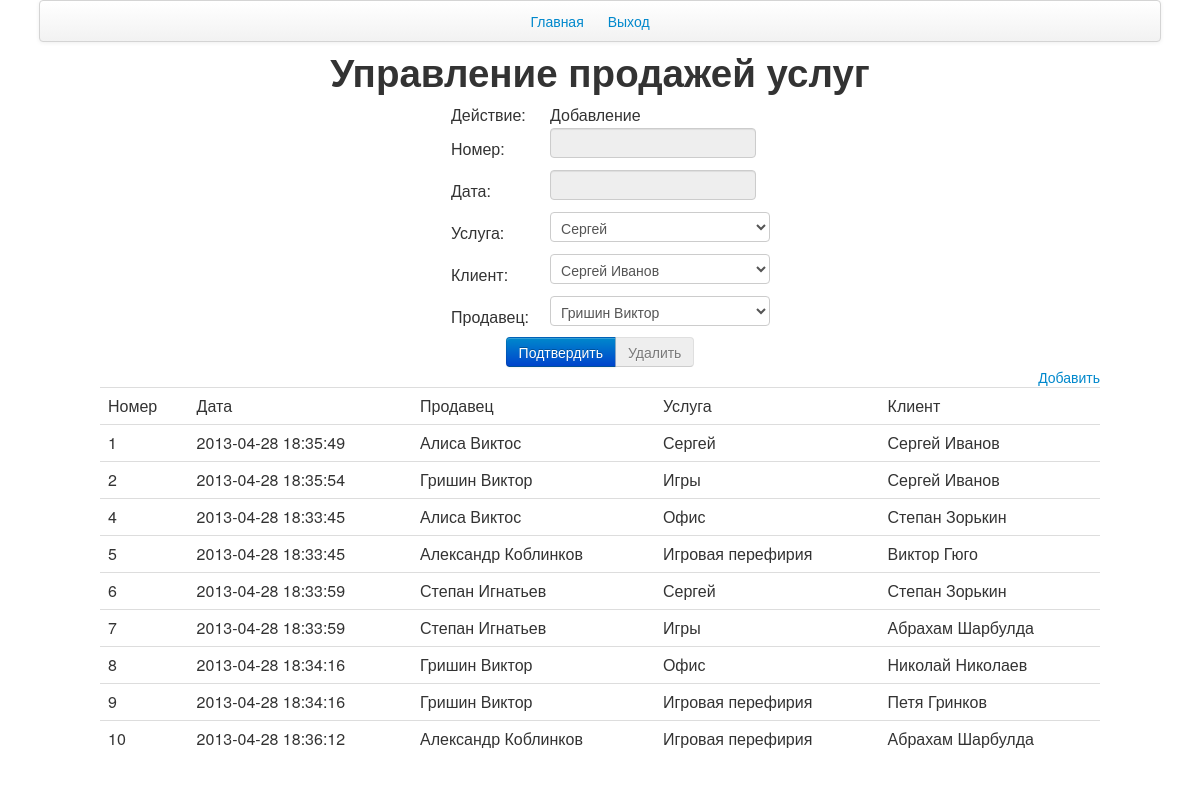
/modules/sells/model.php, run on the app's committed database.
### tables this page shows
CREATE TABLE `sell` (
  `idsell` int(11) NOT NULL auto_increment,
  `idservice` int(11) NOT NULL,
  `iduser` int(11) NOT NULL,
  `idclient` int(11) NOT NULL,
  `datetime` timestamp NOT NULL default CURRENT_TIMESTAMP on update CURRENT_TIMESTAMP,
  PRIMARY KEY  (`idsell`)
);

CREATE TABLE `user` (
  `iduser` int(11) NOT NULL auto_increment,
  `fnameuser` varchar(20) default NULL,
  `lnameuser` varchar(20) default NULL,
  `login` varchar(45) default NULL,
  `password` varchar(128) default NULL,
  `iduser_type` int(11) NOT NULL,
  PRIMARY KEY  (`iduser`)
);

CREATE TABLE `service` (
  `idservice` int(11) NOT NULL auto_increment,
  `nameservice` varchar(45) default NULL,
  `descservice` text,
  `hourprice` double default NULL,
  PRIMARY KEY  (`idservice`)
);

CREATE TABLE `client` (
  `idclient` int(11) NOT NULL auto_increment,
  `fnameclient` varchar(20) default NULL,
  `lnameclient` varchar(20) default NULL,
  `idcard` int(11) default NULL,
  PRIMARY KEY  (`idclient`)
);

### modules/sells/model.php (called while the page is built)
<?php
include_once("../../global.php");
$sells = $sellmanager->fetchAll();
$services = $sellmanager->fetchAllServices();
$clients = $sellmanager->fetchAllClients();
$users = $sellmanager->fetchAllUsers();
require('view.php');
?>

### global.php (called while the page is built, shortened)
<?php
include_once("../../controllers/database.php");
include_once("../../controllers/sellmanager.php");
$db = new DataBase();
$sellmanager = new SellManager($db);
?>

### controllers/sellmanager.php (called while the page is built, shortened)
<?php
class SellManager {
	private $db;
	public function __construct($db){
		$this->db = $db;
	}
	public function fetchAll() {
		$q = "SELECT * FROM sell INNER JOIN user ON sell.iduser = user.iduser INNER JOIN service ON sell.idservice = service.idservice INNER JOIN client ON sell.idclient = client.idclient ORDER BY sell.idsell ASC";
		$data = $this->db->restoarray($this->db->execute($q));
		return $data;
	}
	public function fetchAllServices() {
		$q = "SELECT * FROM service";
		$data = $this->db->restoarray($this->db->execute($q));
		return $data;
	}
	public function fetchAllClients() {
		$q = "SELECT * FROM client";
		$data = $this->db->restoarray($this->db->execute($q));
		return $data;
	}
	public function fetchAllUsers() {
		$q = "SELECT * FROM user";
		$data = $this->db->restoarray($this->db->execute($q));
		return $data;
	}
}
?>

### controllers/database.php (called while the page is built, shortened)
<?php
class DataBase
{
    public function restoarray($res)
    {
        $rows = mysql_num_rows($res);
        $arr  = array();
        for ($i = 0; $i < $rows; $i++) {
            $f     = mysql_fetch_array($res);
            $arr[] = $f;
        }
        return $arr;
    }
    public function execute($task)
    {
        return mysql_query($task);
    }
}
?>

### modules/sells/view.php (the view, shortened to what this page needs)
<html>
	<head>
	</head>
	<body>
		<?php require('../../blocks/head.php') ?>
		<h1>Управление продажей услуг</h1>
		<form onsubmit="return false;" id="change" class="form">
			<table>
				<tr>
					<td class="t-label">Действие: </td>
					<td><span id="action">Добавление</span><input type="hidden" id="act" value="create"></td>
				</tr>
				<tr>
					<td class="t-label">Номер: </td>
					<td><input type="text" id="idsell" disabled></td>
				</tr>
				<tr>
					<td class="t-label">Дата: </td>
					<td><input type="text" id="datetime" disabled></td>
				</tr>
				<tr>
					<td class="t-label">Услуга: </td>
					<td>
						<select id="idservice">
							<?php foreach($services as $key=>$value) {?>
							<option value="<?php echo $value["idservice"]?>"><?php echo $value["nameservice"]?></option>
							<?php } ?>
						</select>
					</td>
				</tr>
				<tr>
					<td class="t-label">Клиент: </td>
					<td>
						<select id="idclient">
							<?php foreach($clients as $key=>$value) {?>
							<option value="<?php echo $value["idclient"]?>"><?php echo $value["fnameclient"]." ".$value["lnameclient"]?></option>
							<?php } ?>
						</select>
					</td>
				</tr>
				<tr>
					<td class="t-label">Продавец: </td>
					<td>
						<select id="iduser">
							<?php foreach($users as $key=>$value) {?>
							<option value="<?php echo $value["iduser"]?>"><?php echo $value["fnameuser"]." ".$value["lnameuser"]?></option>
							<?php } ?>
						</select>
					</td>
				</tr>
			</table>
			<div class="submit">
				<div class="btn-group">
					<button id="submit" class="btn btn-primary">Подтвердить</button>
					<button  id="delete" class="btn" disabled>Удалить</button>
				</div>
			</div>
		</form>
		<div class="add-zone"><a href="javascript://" id="add">Добавить</a></div>
		<table class="view table">
			<tr class="header">
				<td>Номер</td>
				<td>Дата</td>
				<td>Продавец</td>
				<td>Услуга</td>
				<td>Клиент</td>
			</tr>
			<?php foreach($sells as $key=>$value) {?>
			<tr datetime="<?php echo $value["datetime"]?>" idclient="<?php echo $value["idclient"]?>" idservice="<?php echo $value["idservice"]?>" iduser="<?php echo $value["iduser"]?>" idsell="<?php echo $value["idsell"]?>">
				<td><?php echo $value["idsell"]?></td>
				<td><?php echo $value["datetime"]?></td>
				<td><?php echo $value["fnameuser"]." ".$value["lnameuser"]?></td>
				<td><?php echo $value["nameservice"]?></td>
				<td><?php echo $value["fnameclient"]." ".$value["lnameclient"]?></td>
			</tr>
			<?php } ?>
		</table>
	</body>
</html>

### css/main.css (style rules this page uses)
input { height: 30px !important; }
button { margin-right: 20px; }
h1 { display: block; text-align: center; }
.form { display: block; width: 300px; margin: 0 auto; }
.submit { text-align: center; }
.view { width: 1000px !important; margin: 0 auto; }
.add-zone { text-align: right;width: 1000px; margin: 0 auto; }
.t-label { padding-right: 20px; }

### data on the page
sell: idsell "1", datetime "2013-04-28 18:35:49", iduser.fnameuser "Алиса", iduser.lnameuser "Виктос", idservice.nameservice "Сергей", idclient.fnameclient "Сергей", idclient.lnameclient "Иванов"
sell: idsell "2", datetime "2013-04-28 18:35:54", iduser.fnameuser "Гришин", iduser.lnameuser "Виктор", idservice.nameservice "Игры", idclient.fnameclient "Сергей", idclient.lnameclient "Иванов"
sell: idsell "4", datetime "2013-04-28 18:33:45", iduser.fnameuser "Алиса", iduser.lnameuser "Виктос", idservice.nameservice "Офис", idclient.fnameclient "Степан", idclient.lnameclient "Зорькин"
sell: idsell "5", datetime "2013-04-28 18:33:45", iduser.fnameuser "Александр", iduser.lnameuser "Коблинков", idservice.nameservice "Игровая перефирия", idclient.fnameclient "Виктор", idclient.lnameclient "Гюго"
sell: idsell "6", datetime "2013-04-28 18:33:59", iduser.fnameuser "Степан", iduser.lnameuser "Игнатьев", idservice.nameservice "Сергей", idclient.fnameclient "Степан", idclient.lnameclient "Зорькин"
sell: idsell "7", datetime "2013-04-28 18:33:59", iduser.fnameuser "Степан", iduser.lnameuser "Игнатьев", idservice.nameservice "Игры", idclient.fnameclient "Абрахам", idclient.lnameclient "Шарбулда"
sell: idsell "8", datetime "2013-04-28 18:34:16", iduser.fnameuser "Гришин", iduser.lnameuser "Виктор", idservice.nameservice "Офис", idclient.fnameclient "Николай", idclient.lnameclient "Николаев"
sell: idsell "9", datetime "2013-04-28 18:34:16", iduser.fnameuser "Гришин", iduser.lnameuser "Виктор", idservice.nameservice "Игровая перефирия", idclient.fnameclient "Петя", idclient.lnameclient "Гринков"
sell: idsell "10", datetime "2013-04-28 18:36:12", iduser.fnameuser "Александр", iduser.lnameuser "Коблинков", idservice.nameservice "Игровая перефирия", idclient.fnameclient "Абрахам", idclient.lnameclient "Шарбулда"

### other printed values
form field value "Сергей"
form field value "Сергей Иванов"
form field value "Гришин Виктор"
